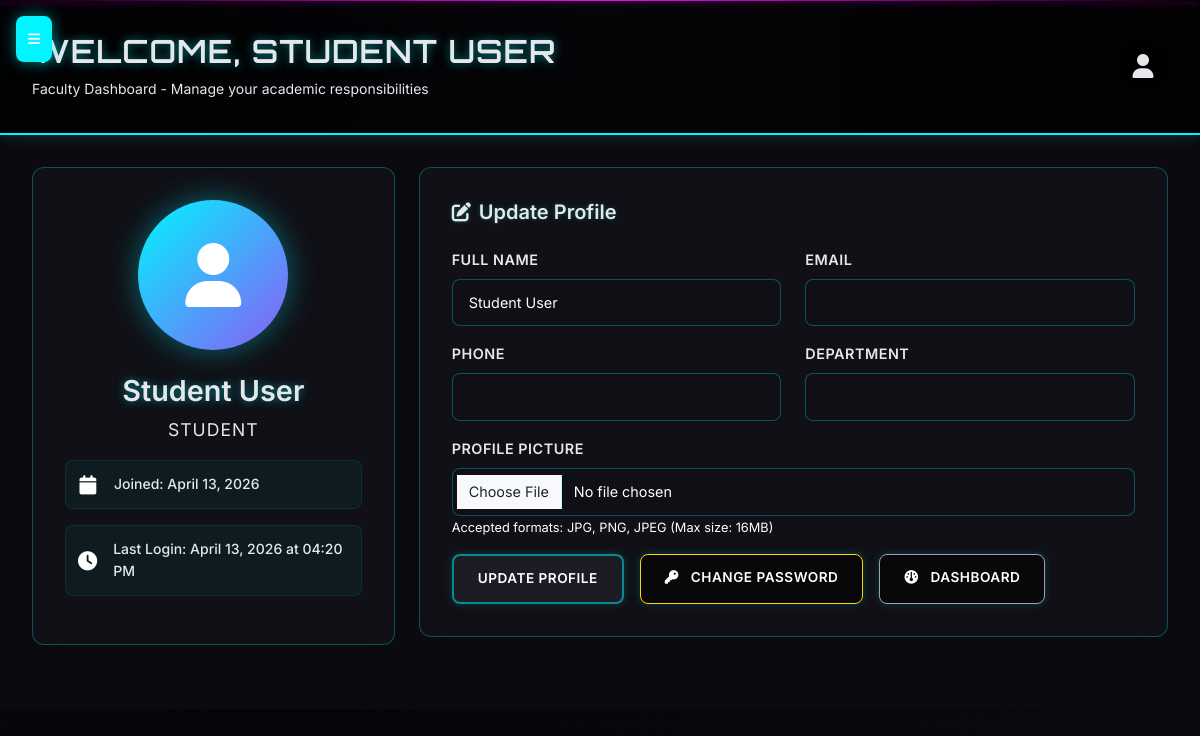
Page /profile (signed in) on the committed database.
### models.py (models this page shows, shortened)
class User(UserMixin, db.Model):
    id = db.Column(db.Integer, primary_key=True)
    username = db.Column(db.String(150), unique=True, nullable=False)
    password_hash = db.Column(db.String(256))
    role = db.Column(db.String(20), nullable=False)  # hod, cc, faculty, student
    email = db.Column(db.String(120), unique=True)
    phone = db.Column(db.String(15))
    full_name = db.Column(db.String(200))
    department = db.Column(db.String(100))
    profile_picture = db.Column(db.String(200))
    date_joined = db.Column(db.DateTime, default=datetime.utcnow)
    last_login = db.Column(db.DateTime)
    is_active = db.Column(db.Boolean, default=True)
    roll_number = db.Column(db.String(20))  # For students
    section = db.Column(db.String(10))     # For students

### app.py (the view, shortened to what this page needs)
@app.route('/profile', methods=['GET', 'POST'])
@login_required
def profile():
    form = ProfileForm()
    form.full_name.data = current_user.full_name
    form.email.data = current_user.email
    form.phone.data = current_user.phone
    form.department.data = current_user.department
    return render_template('profile.html', form=form)

### forms.py
class ProfileForm(FlaskForm):
    full_name = StringField('Full Name', validators=[
        DataRequired(),
        Length(min=2, max=200),
        Regexp(r'^[A-Za-z\s\-\'\.]+$', message='Name can only contain letters, spaces, hyphens, apostrophes, and periods')
    ])
    email = EmailField('Email', validators=[DataRequired(), Email()])
    phone = StringField('Phone', validators=[
        Optional(),
        Length(max=15),
        Regexp(r'^[\d\s\-\+\(\)]+$', message='Phone number can only contain digits, spaces, hyphens, plus, and parentheses')
    ])
    department = StringField('Department', validators=[Optional(), Length(max=100)])
    profile_picture = FileField('Profile Picture', validators=[FileAllowed(['jpg', 'png', 'jpeg'], 'Images only!')])
    submit = SubmitField('Update Profile')

### app.py (called while the page is built)
@login_manager.user_loader
def load_user(user_id):
    return User.query.get(int(user_id))

### templates/profile.html (shortened to what this page needs)
{% extends "faculty_base.html" %}
{% block content %}
<div class="row">
    <div class="col-md-4">
        <div class="profile-card">
            {% if current_user.profile_picture %}
                <img src="{{ url_for('static', filename=current_user.profile_picture) }}"
                     alt="Profile Picture" class="profile-avatar" style="object-fit: cover;"
                     onerror="this.style.display='none'; this.nextElementSibling.style.display='flex';">
                <div class="profile-avatar" style="display:none;">
                    <i class="fas fa-user"></i>
                </div>
            {% else %}
                <div class="profile-avatar">
                    <i class="fas fa-user"></i>
                </div>
            {% endif %}
            <h4 class="profile-name">{{ current_user.full_name or current_user.username }}</h4>
            <p class="profile-role">{{ current_user.role.title() }}</p>
            <div class="profile-info-item">
                <i class="fas fa-calendar"></i>
                <span>Joined: {{ current_user.date_joined.strftime('%B %d, %Y') if current_user.date_joined else 'N/A' }}</span>
            </div>
            {% if current_user.last_login %}
                <div class="profile-info-item">
                    <i class="fas fa-clock"></i>
                    <span>Last Login: {{ current_user.last_login.strftime('%B %d, %Y at %I:%M %p') }}</span>
                </div>
            {% endif %}
        </div>
    </div>
    <div class="col-md-8">
        <div class="form-section">
            <h5><i class="fas fa-edit"></i> Update Profile</h5>
            <form method="POST" enctype="multipart/form-data">
                <div class="row">
                    <div class="col-md-6">
                        <div class="mb-3">
                            {{ form.full_name.label(class="form-label") }}
                            {{ form.full_name(class="form-control") }}
                        </div>
                    </div>
                    <div class="col-md-6">
                        <div class="mb-3">
                            {{ form.email.label(class="form-label") }}
                            {{ form.email(class="form-control") }}
                        </div>
                    </div>
                </div>
                <div class="row">
                    <div class="col-md-6">
                        <div class="mb-3">
                            {{ form.phone.label(class="form-label") }}
                            {{ form.phone(class="form-control") }}
                        </div>
                    </div>
                    <div class="col-md-6">
                        <div class="mb-3">
                            {{ form.department.label(class="form-label") }}
                            {{ form.department(class="form-control") }}
                        </div>
                    </div>
                </div>
                <div class="mb-3">
                    {{ form.profile_picture.label(class="form-label") }}
                    {{ form.profile_picture(class="form-control") }}
                    <small class="form-text">Accepted formats: JPG, PNG, JPEG (Max size: 16MB)</small>
                </div>
                <div class="d-flex gap-3 flex-wrap">
                    {{ form.submit(class="btn-cyber") }}
                    <a href="{{ url_for('change_password') }}" class="btn-cyber btn-warning-cyber">
                        <i class="fas fa-key me-2"></i> Change Password
                    </a>
                    {% if current_user.role == 'hod' %}
                        <a href="{{ url_for('hod_dashboard') }}" class="btn-cyber btn-secondary-cyber">
                            <i class="fas fa-dashboard me-2"></i> Dashboard
                        </a>
                    {% elif current_user.role == 'faculty' %}
                        <a href="{{ url_for('faculty_dashboard') }}" class="btn-cyber btn-secondary-cyber">
                            <i class="fas fa-dashboard me-2"></i> Dashboard
                        </a>
                    {% elif current_user.role == 'student' %}
                        <a href="{{ url_for('student_dashboard') }}" class="btn-cyber btn-secondary-cyber">
                            <i class="fas fa-dashboard me-2"></i> Dashboard
                        </a>
                    {% elif current_user.role == 'cc' %}
                        <a href="{{ url_for('cc_dashboard') }}" class="btn-cyber btn-secondary-cyber">
                            <i class="fas fa-dashboard me-2"></i> Dashboard
                        </a>
                    {% endif %}
                </div>
            </form>
        </div>
    </div>
</div>
{% endblock %}

### templates/faculty_base.html (shortened to what this page needs)
<!DOCTYPE html>
<html lang="en">
<head>
    <link href="https://cdnjs.cloudflare.com/ajax/libs/font-awesome/6.4.0/css/all.min.css" rel="stylesheet">
    <link href="https://cdn.jsdelivr.net/npm/bootstrap@5.3.0/dist/css/bootstrap.min.css" rel="stylesheet">
</head>
<body>
    <button class="mobile-menu-toggle" onclick="toggleSidebar()">
        <i class="fas fa-bars"></i>
    </button>
    <div class="dashboard-layout">
        <main class="main-content">
            <div class="top-header">
                <div class="d-flex align-items-center justify-content-between">
                    <div>
                        <h1>Welcome, {{ current_user.full_name or current_user.username }}</h1>
                        <p>Faculty Dashboard - Manage your academic responsibilities</p>
                    </div>
                    <div class="profile-section">
                        <div class="profile-icon">
                            <i class="fas fa-user"></i>
                        </div>
                    </div>
                </div>
            </div>
            <div class="content-area">
                {% block content %}{% endblock %}
            </div>
        </main>
    </div>
</body>
</html>

### templates/profile.html (style rules this page uses)
.profile-card { background: rgba(18, 18, 24, 0.8); backdrop-filter: blur(15px); border: 1px solid rgba(0, 240, 255, 0.3); border-radius: var(--border-radius); padding: 2rem; transition: all 0.3s ease; position: relative; overflow: hidden; margin-bottom: 2rem; }
.profile-card::before { content: ''; position: absolute; top: 0; left: 0; right: 0; height: 4px; background: linear-gradient(90deg, var(--neon-cyan), var(--neon-magenta)); }
.profile-avatar { width: 150px; height: 150px; border-radius: 50%; background: linear-gradient(135deg, var(--neon-cyan), var(--neon-purple)); display: flex; align-items: center; justify-content: center; font-size: 4rem; color: #000000; margin: 0 auto 1.5rem; box-shadow: 0 0 30px rgba(0, 240, 255, 0.4); transition: all 0.3s ease; }
.profile-name { color: var(--neon-cyan); font-size: 1.8rem; font-weight: 700; text-align: center; margin-bottom: 0.5rem; text-shadow: 0 0 10px rgba(0, 240, 255, 0.5); }
.profile-role { color: var(--text-secondary); font-size: 1.1rem; text-align: center; margin-bottom: 1rem; text-transform: uppercase; letter-spacing: 1px; }
.profile-info-item { display: flex; align-items: center; margin-bottom: 1rem; padding: 0.75rem; background: rgba(0, 240, 255, 0.05); border-radius: 8px; border: 1px solid rgba(0, 240, 255, 0.1); transition: all 0.3s ease; }
.profile-info-item i { color: var(--neon-cyan); font-size: 1.2rem; margin-right: 1rem; width: 20px; text-align: center; }
.profile-info-item span { color: var(--text-primary); font-weight: 500; }
.form-section { background: rgba(18, 18, 24, 0.8); backdrop-filter: blur(15px); border: 1px solid rgba(0, 240, 255, 0.3); border-radius: var(--border-radius); padding: 2rem; position: relative; overflow: hidden; }
.form-section::before { content: ''; position: absolute; top: 0; left: 0; right: 0; height: 4px; background: linear-gradient(90deg, var(--neon-purple), var(--neon-magenta)); }
.form-section h5 { color: var(--neon-cyan); font-weight: 700; margin-bottom: 1.5rem; display: flex; align-items: center; gap: 0.5rem; text-shadow: 0 0 5px rgba(0, 240, 255, 0.3); }
.form-section h5 i { color: var(--neon-cyan); font-size: 1.2rem; }
.form-label { color: var(--neon-cyan); font-weight: 600; text-transform: uppercase; font-size: 0.8rem; letter-spacing: 0.5px; margin-bottom: 0.5rem; }
.form-control { background: rgba(18, 18, 24, 0.6) !important; border: 1px solid rgba(0, 240, 255, 0.3) !important; border-radius: 8px !important; color: var(--text-primary) !important; padding: 0.75rem 1rem !important; transition: all 0.3s ease !important; font-size: 0.9rem !important; }
.form-control::placeholder { color: var(--text-muted) !important; opacity: 0.7 !important; }
.form-text { color: var(--text-muted) !important; font-size: 0.8rem !important; }
.btn-cyber { background: rgba(0, 0, 0, 0.5); border: 1px solid var(--neon-cyan); color: var(--neon-cyan); padding: 0.75rem 1.5rem; border-radius: 8px; text-decoration: none; font-weight: 600; text-align: center; transition: all 0.3s ease; box-shadow: 0 0 10px rgba(0, 240, 255, 0.2); position: relative; overflow: hidden; text-transform: uppercase; letter-spacing: 0.5px; font-size: 0.85rem; }
.btn-cyber::before { content: ''; position: absolute; top: 0; left: -100%; width: 100%; height: 100%; background: linear-gradient(90deg, transparent, rgba(0, 240, 255, 0.2), transparent); transition: 0.5s; }
.btn-secondary-cyber { background: rgba(0, 0, 0, 0.5); border: 1px solid var(--text-secondary); color: var(--text-secondary); }
.btn-warning-cyber { background: rgba(0, 0, 0, 0.5); border: 1px solid var(--warning); color: var(--warning); }
.profile-card, .form-section { animation: fadeInUp 0.6s ease-out; }
.profile-card:nth-child(1) { animation-delay: 0.1s; }

### rows in the picture
User: full_name "STUDENT USER", full_name "Student User", role "STUDENT", date_joined "April 13, 2026", last_login "April 13, 2026 at 04:20 PM"
